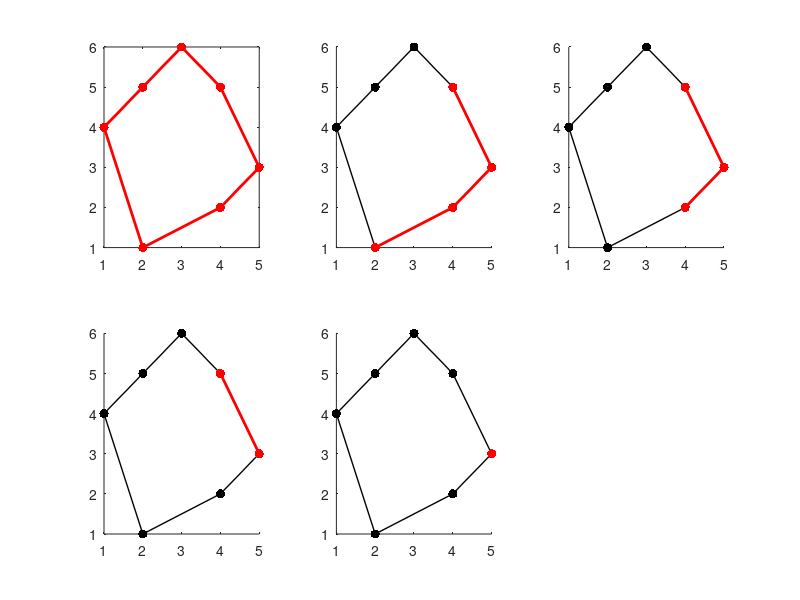

Here is the MATLAB script that generated this plot:
clear all
close all

M = [1 4 ; 2 5 ; 3 6 ; 4 5 ; 5 3; 4 2 ; 2 1];
X = [M(:,1) ; M(1,1)];
Y = [M(:,2) ; M(1,2)];


figure
subplot(2,3,1); 
plot(X,Y, 'r.-', 'LineWidth',2, 'MarkerSize',20)

subplot(2,3,2); 
hold on
plot(X,Y, 'k.-', 'LineWidth',1, 'MarkerSize',20)
plot(X(4:7),Y(4:7), 'r.-', 'LineWidth',2, 'MarkerSize',20)

subplot(2,3,3); 
hold on
plot(X,Y, 'k.-', 'LineWidth',1, 'MarkerSize',20)
plot(X(4:6),Y(4:6), 'r.-', 'LineWidth',2, 'MarkerSize',20)

subplot(2,3,4); 
hold on
plot(X,Y, 'k.-', 'LineWidth',1, 'MarkerSize',20)
plot(X(4:5),Y(4:5), 'r.-', 'LineWidth',2, 'MarkerSize',20)

subplot(2,3,5); 
hold on
plot(X,Y, 'k.-', 'LineWidth',1, 'MarkerSize',20)
plot(X(5),Y(5), 'r.-', 'LineWidth',2, 'MarkerSize',20)

